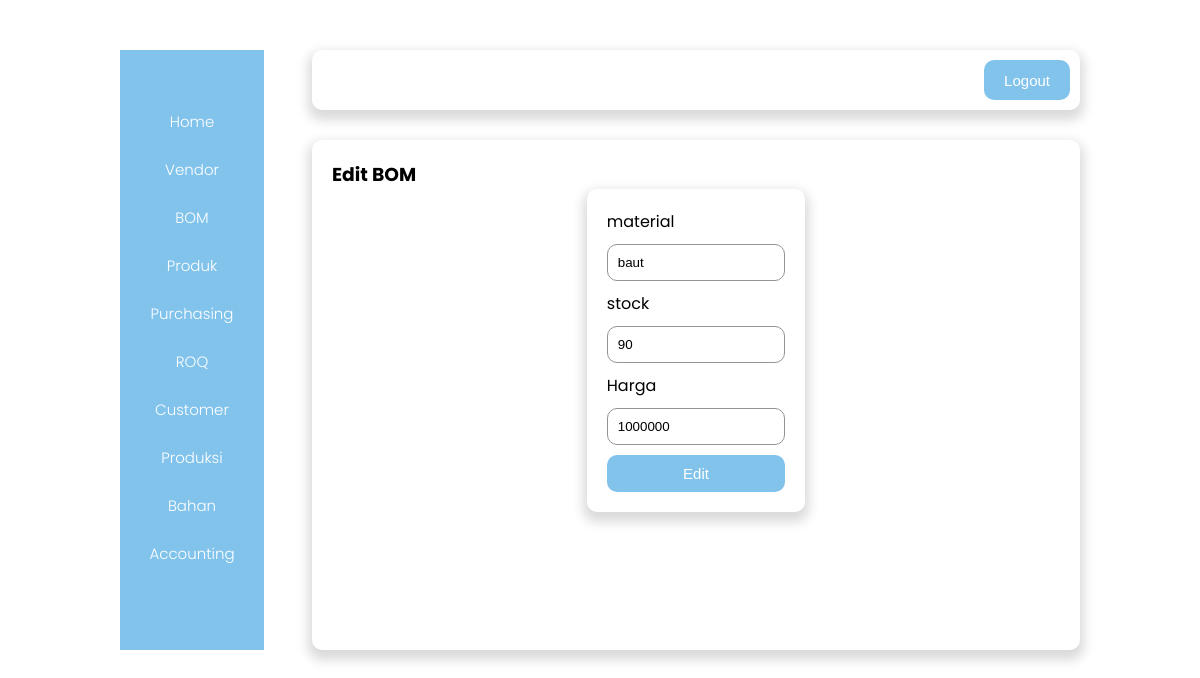
Screenshot of /BOM/BOM-edit.php?id=4 with the database file from the repository.
### tables this page shows
CREATE TABLE `tb_bom` (
  `id` int(7) NOT NULL,
  `material` varchar(25) NOT NULL,
  `stock` varchar(25) NOT NULL,
  `harga` varchar(25) NOT NULL
);

### BOM/BOM-edit.php (the view, shortened to what this page needs)
<?php
include '../koneksi.php';
$id = $_GET['id'];
$sql = "SELECT * FROM tb_bom WHERE id = '$id'";
$result = mysqli_query($koneksi, $sql);
$data = mysqli_fetch_assoc($result);
?>
<!DOCTYPE html>
<html lang="en">
<head>
    <link rel="stylesheet" href="../css/admin.css?v=<?php echo time (); ?>" />
</head>
<body>
    <div class="container">
       <div class="sidebar">
            <a href="../admin.php">Home</a>
            <a href="../Vendor/Vendor.php">Vendor</a>
            <a href="BOM.php">BOM</a>
            <a href="../Produk/produk.php">Produk</a>
            <a href="../Purchasing/Purchasing.php">Purchasing</a>
            <a href="../ROQ/ROQ.php">ROQ</a>
            <a href="../Customer/Customer.php">Customer</a>
            <a href="../Produksi/Produksi.php">Produksi</a>
            <a href="../bahan/bahan.php">Bahan</a>
            <a href="../accounting/accounting.php">Accounting</a>
        </div>
        <div class="right_content">
            <div class="navbar">
                <img src="../assets/logo.png" alt="" />
                <button class="btn">
                    <a href="../logout.php">Logout</a>
                </button>
            </div>
            <div class="content">
                <h3>Edit BOM</h3>
                <div class="form-login">
                    <form action="bom-proses.php" method="post">
                        <label for="material">material</label>
                        <input class="input" type="text" name="material" id="material" placeholder="material" value="<?= $data['material'] ?>" />
                        <label for="stock">stock</label>
                        <input class="input" type="text" name="stock" id="stock" placeholder="stock" value="<?= $data['stock'] ?>" />
                        <label for="harga">Harga</label>
                        <input class="input" type="text" name="harga" id="harga" placeholder="Harga" value="<?= $data['harga'] ?>" />
                        <button type="submit" class="btn btn-simpan" name="edit">
                            Edit
                        </button>
                    </form>
                </div>
            </div>
        </div>
    </div>
</body>
</html>

### css/admin.css (style rules this page uses)
* { margin: 0; padding: 0; box-sizing: border-box; }
body { font-family: "Poppins", sans-serif; }
.container { display: flex; width: 80%; height: 600px; margin: 50px auto; justify-content: space-between; }
.sidebar { display: flex; flex-direction: column; justify-content: center; align-items: center; flex-basis: 15%; background-color: #82C3EC; }
.sidebar a { text-decoration: none; color: white; margin-bottom: 25px; font-size: 15px; font-weight: 300; }
.right_content { flex-basis: 80%; align-items: center; }
.navbar { display: flex; justify-content: space-between; height: 10%; background-color: white; box-shadow: 0 6px 12px 4px rgba(0, 0, 0, 0.15); border-radius: 10px; padding: 10px; margin-bottom: 30px; }
.btn { background-color: #82C3EC; border: none; padding: 10px 20px; border-radius: 10px; font-size: 15px; cursor: pointer; color: white; }
.btn a { text-decoration: none; color: white; }
.btn-simpan { width: 100%; }
.content { background-color: white; box-shadow: 0 6px 12px 4px rgba(0, 0, 0, 0.15); height: 85%; border-radius: 10px; padding: 20px; overflow: auto; }
.form-login { display: flex; flex-direction: column; width: 30%; background-color: white; padding: 20px; margin: 0 auto; box-shadow: 0 6px 12px 4px rgba(0, 0, 0, 0.15); border-radius: 10px; }
.input { width: 100%; margin: 10px 0; padding: 10px; border-radius: 10px; border: 1px solid rgb(148, 148, 148); }

### rows the page displays
tb_bom: material "baut", stock "90", harga "1000000"
